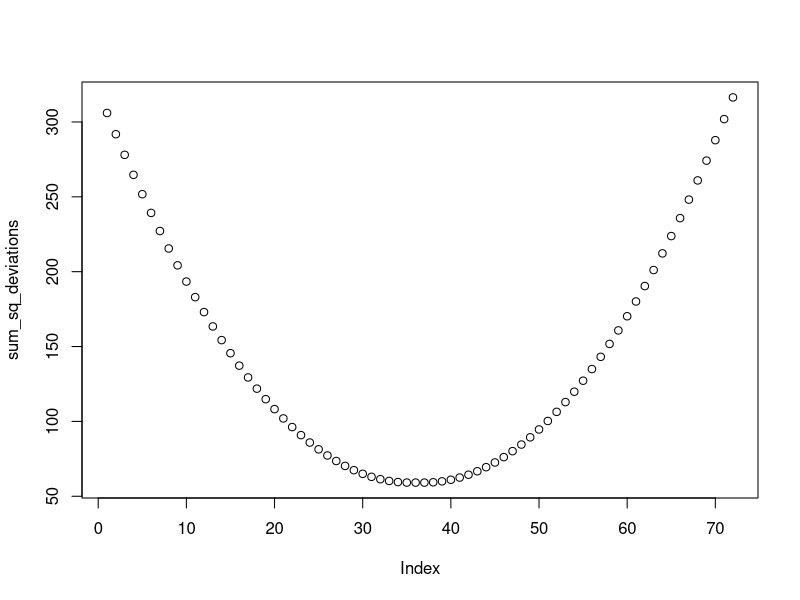

Write the R code that produced this figure.
## ---- chunk 1
scores <- c(1,5,4,3,4,3,4,5,6,7,8,7,6,5,4,5,4,3,2,3,4)
#numbers_to_test <- c(1,2,3,4,mean(scores),5,6,7,8)
numbers_to_test <- c(seq(1,mean(scores),.1), mean(scores), seq(mean(scores),8,.1))
sum_sq_deviations <-c() 
for(i in 1:length(numbers_to_test)) {
  sum_sq_deviations[i] <- sum((scores-numbers_to_test[i])^2)
}
#sum_sq_deviations
plot(sum_sq_deviations)
## ---- chunk 2
#even
a <- c(1,5,4,3,4,3,2,3,4,5,6,7)
sorted_a <- sort(a)
length(a)/2
m1 <- length(a)/2
m2 <- (length(a)/2)+1
sorted_a[m1]
sorted_a[m2]
(sorted_a[m1]+sorted_a[m2])/2

#odd
a <- c(1,5,4,3,4,3,2,3,4,5,6)
sorted_a <- sort(a)
ceiling(length(a)/2)
sorted_a[ceiling(length(a)/2)]
(sorted_a[m1]+sorted_a[m2])/2

my_median <- function(x){
  x_length <- length(x)
  if(x_length %% 2 == 0){
    #even numbers
    sorted_x <- sort(x)
    m1 <- length(x)/2
    m2 <- (length(x)/2)+1
    return((sorted_x[m1]+sorted_x[m2])/2)
  } else {
    sorted_x <- sort(x)
    return(sorted_x[ceiling(length(x)/2)])
  }
}
## ---- chunk 3
# mode
a <- c(1,5,4,3,4,3,2,3,4,5,6,7,8,8,8,8,8,8,8,8,8,8)
b <- table(a)
as.numeric((which(b == max(b))))
my_mode <- function(x){
  b <- table(x)
  as.numeric((which(b == max(b))))
}
my_mode(a)
## ---- chunk 4
# variance
my_variance <- function(x){
  sum( (x-mean(x))^2 ) / (length(x)-1)
}
a <- c(1,5,4,3,4,3,2,3,4,5,6,7,8,8,8,8,8,8,8,8,8,8)
my_variance(a)
var(a)
sum( (a-mean(a))^2 ) / length(a)
sum( (a-mean(a))^2 ) / (length(a)-1)
